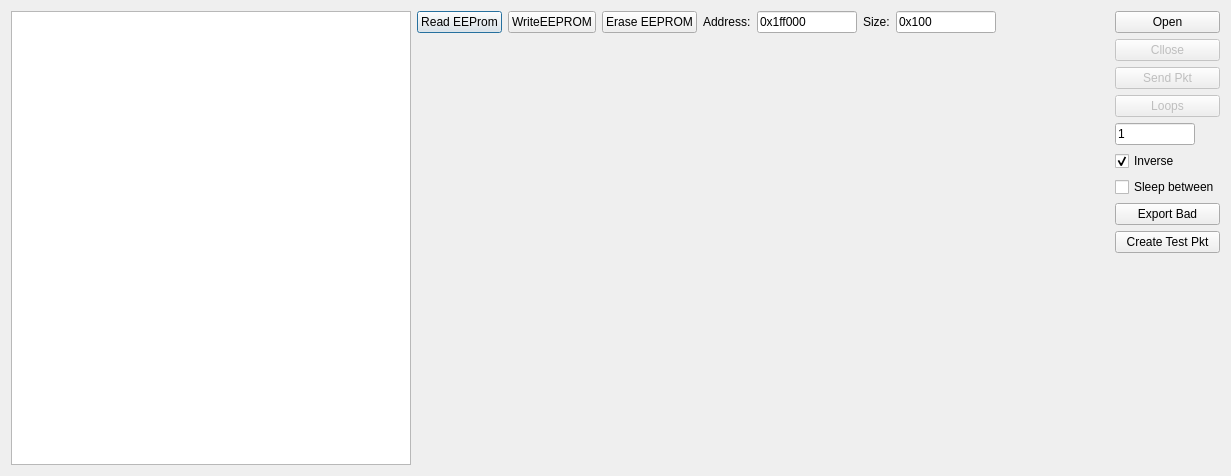
<?xml version="1.0" encoding="UTF-8"?>
<ui version="4.0">
 <class>Dialog</class>
 <widget class="QDialog" name="Dialog">
  <property name="geometry">
   <rect>
    <x>0</x>
    <y>0</y>
    <width>1231</width>
    <height>476</height>
   </rect>
  </property>
  <property name="windowTitle">
   <string>Dialog</string>
  </property>
  <layout class="QVBoxLayout" name="verticalLayout">
   <item>
    <layout class="QHBoxLayout" name="horizontalLayout">
     <item>
      <widget class="QTableWidget" name="m_listEthCardNames">
       <property name="sizePolicy">
        <sizepolicy hsizetype="Fixed" vsizetype="Expanding">
         <horstretch>0</horstretch>
         <verstretch>0</verstretch>
        </sizepolicy>
       </property>
       <property name="minimumSize">
        <size>
         <width>400</width>
         <height>0</height>
        </size>
       </property>
      </widget>
     </item>
     <item>
      <layout class="QVBoxLayout" name="verticalLayout_2">
       <item>
        <layout class="QHBoxLayout" name="horizontalLayout_2">
         <item>
          <widget class="QPushButton" name="m_btnReadEeprom_2">
           <property name="text">
            <string>Read EEProm</string>
           </property>
          </widget>
         </item>
         <item>
          <widget class="QPushButton" name="m_btnWriteEeprom">
           <property name="text">
            <string>WriteEEPROM</string>
           </property>
          </widget>
         </item>
         <item>
          <widget class="QPushButton" name="m_btnEraseEeprom">
           <property name="text">
            <string>Erase EEPROM</string>
           </property>
          </widget>
         </item>
         <item>
          <widget class="QLabel" name="label">
           <property name="text">
            <string>Address:</string>
           </property>
          </widget>
         </item>
         <item>
          <widget class="QLineEdit" name="m_editEepromAddr">
           <property name="maximumSize">
            <size>
             <width>100</width>
             <height>16777215</height>
            </size>
           </property>
           <property name="text">
            <string>0x1ff000</string>
           </property>
          </widget>
         </item>
         <item>
          <widget class="QLabel" name="label_2">
           <property name="text">
            <string>Size:</string>
           </property>
          </widget>
         </item>
         <item>
          <widget class="QLineEdit" name="m_editEepromSize">
           <property name="maximumSize">
            <size>
             <width>100</width>
             <height>16777215</height>
            </size>
           </property>
           <property name="text">
            <string>0x100</string>
           </property>
          </widget>
         </item>
         <item>
          <spacer name="horizontalSpacer">
           <property name="orientation">
            <enum>Qt::Horizontal</enum>
           </property>
           <property name="sizeHint" stdset="0">
            <size>
             <width>40</width>
             <height>20</height>
            </size>
           </property>
          </spacer>
         </item>
        </layout>
       </item>
       <item>
        <widget class="QHexEdit" name="m_eepromDump" native="true"/>
       </item>
      </layout>
     </item>
     <item>
      <layout class="QVBoxLayout" name="verticalLayout_3">
       <item>
        <widget class="QPushButton" name="m_btnOpenEthCard">
         <property name="text">
          <string>Open</string>
         </property>
        </widget>
       </item>
       <item>
        <widget class="QPushButton" name="m_btnCloseEthCard">
         <property name="enabled">
          <bool>false</bool>
         </property>
         <property name="text">
          <string>Cllose</string>
         </property>
        </widget>
       </item>
       <item>
        <widget class="QPushButton" name="m_btnSendPkt">
         <property name="enabled">
          <bool>false</bool>
         </property>
         <property name="text">
          <string>Send Pkt</string>
         </property>
        </widget>
       </item>
       <item>
        <widget class="QPushButton" name="pushButton">
         <property name="enabled">
          <bool>false</bool>
         </property>
         <property name="text">
          <string>Loops</string>
         </property>
        </widget>
       </item>
       <item>
        <widget class="QLineEdit" name="m_loopsCnt">
         <property name="sizePolicy">
          <sizepolicy hsizetype="Fixed" vsizetype="Fixed">
           <horstretch>0</horstretch>
           <verstretch>0</verstretch>
          </sizepolicy>
         </property>
         <property name="maximumSize">
          <size>
           <width>80</width>
           <height>16777215</height>
          </size>
         </property>
         <property name="text">
          <string>1</string>
         </property>
        </widget>
       </item>
       <item>
        <widget class="QCheckBox" name="m_cbInverse">
         <property name="text">
          <string>Inverse</string>
         </property>
         <property name="checked">
          <bool>true</bool>
         </property>
        </widget>
       </item>
       <item>
        <widget class="QCheckBox" name="m_cbSleepBetween">
         <property name="text">
          <string>Sleep between</string>
         </property>
        </widget>
       </item>
       <item>
        <widget class="QPushButton" name="m_btnExportBad">
         <property name="text">
          <string>Export Bad</string>
         </property>
        </widget>
       </item>
       <item>
        <widget class="QPushButton" name="m_btnCrewateTestPkt">
         <property name="text">
          <string>Create Test Pkt</string>
         </property>
        </widget>
       </item>
       <item>
        <spacer name="verticalSpacer">
         <property name="orientation">
          <enum>Qt::Vertical</enum>
         </property>
         <property name="sizeHint" stdset="0">
          <size>
           <width>20</width>
           <height>40</height>
          </size>
         </property>
        </spacer>
       </item>
      </layout>
     </item>
    </layout>
   </item>
  </layout>
 </widget>
 <customwidgets>
  <customwidget>
   <class>QHexEdit</class>
   <extends>QWidget</extends>
   <header>./Dump/qhexedit.h</header>
   <container>1</container>
  </customwidget>
 </customwidgets>
 <resources/>
 <connections/>
</ui>
